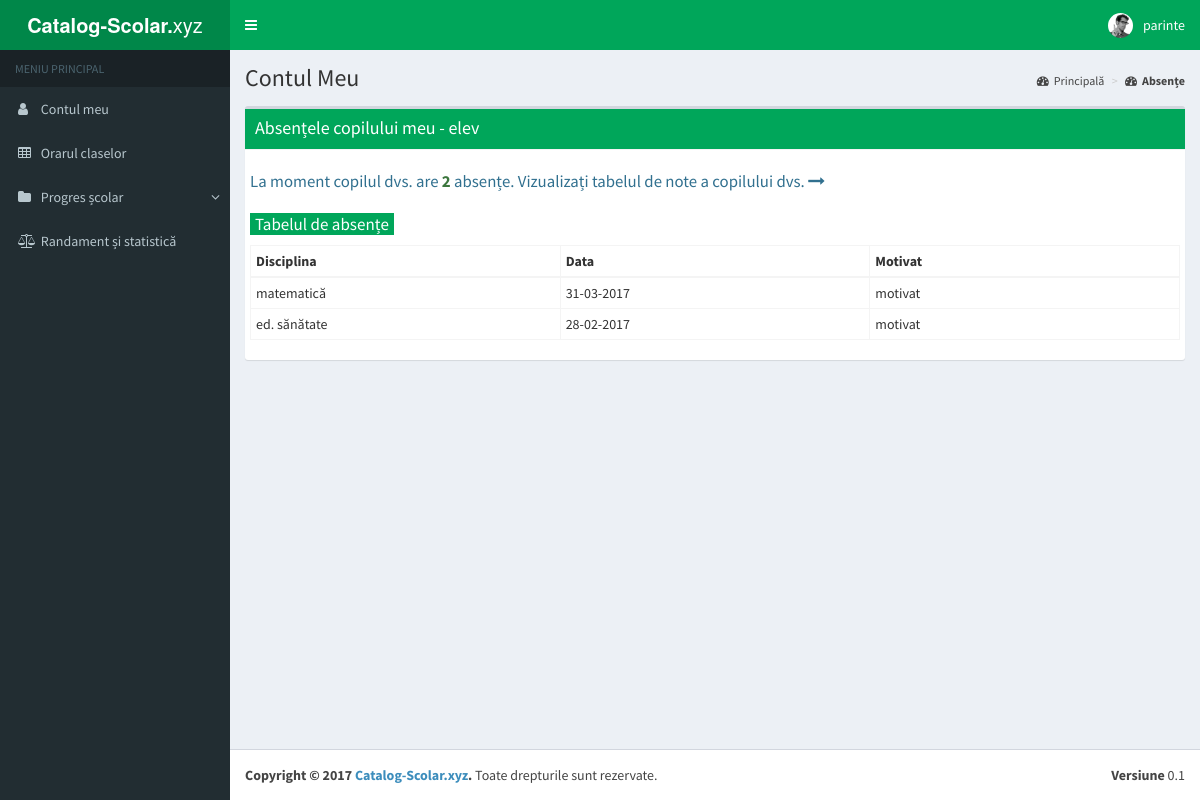
The app's page /members/parent/abs.php (signed in) with its own data.
### tables this page shows
CREATE TABLE `users` (
  `user_id` int(11) NOT NULL,
  `user_name` varchar(64) NOT NULL,
  `user_password` varchar(255) NOT NULL,
  `user_category` varchar(10) NOT NULL,
  `user_parent` varchar(255) NOT NULL,
  `user_child` varchar(255) NOT NULL,
  `user_class` varchar(5) NOT NULL,
  `user_btd` date NOT NULL,
  `user_mail` char(255) NOT NULL,
  `user_mob` int(24) NOT NULL,
  `grad_prof` char(24) NOT NULL,
  `disciplina` char(32) NOT NULL
);

CREATE TABLE `abs` (
  `id_abs` int(11) NOT NULL,
  `disciplina` char(32) NOT NULL,
  `data` date NOT NULL,
  `user_name` varchar(32) NOT NULL,
  `abs` char(2) NOT NULL,
  `motivat` char(9) NOT NULL,
  `user_class` char(4) NOT NULL
);

### members/parent/abs.php (the view, shortened to what this page needs)
<?php
require_once 'pages/head.php';
require_once 'pages/header.php';
require_once 'pages/sidebar.php';
$childQuery = "SELECT
                  user_name,
                  user_child
                FROM `users` WHERE user_name='$Q'";
$rowQuery = mysqli_query($db,$childQuery);
$result = mysqli_fetch_row($rowQuery);
?>
<div class="content-wrapper">
    <section class="content-header">
        <h1>Contul Meu</h1>
        <ol class="breadcrumb">
            <li><a href="."><i class="fa fa-dashboard"></i>Principală</a></li>
            <li class="active"><a href="abs.php"><i class="fa fa-dashboard"></i><strong>Absențe</strong></a></li>
        </ol>
    </section>
    <section class="content">
        <div class="row">
            <div class="col-md-12">
                <div class="box">
                    <div class="box-header with-border bg-green">
                        <h3 class="box-title">Absențele copilului meu - <?= $result[1]; ?></h3>
                    </div>
                    <div class="box-body">
                        <div class="row">
                            <div class="box-body">
                            <?php
                            $output = '';
                            $query1 = "SELECT users.user_name, users.user_child, users.user_class, abs.user_name, abs.user_class, COUNT(abs.disciplina) FROM users, abs WHERE users.user_name='$Q' AND users.user_child=abs.user_name";
                            $res = mysqli_query($db,$query1);
                            $row1 = mysqli_fetch_row($res);
                            $sql = "SELECT users.user_name, users.user_class, users.user_child, abs.disciplina, abs.data, abs.user_name, abs.motivat, abs.user_class FROM users, abs WHERE users.user_name ='$Q' AND abs.user_name = users.user_child ORDER BY abs.data DESC";
                            echo '<p class="text-info" style="font-size: 1.2em;">La moment copilul dvs. are <span class="text-success"><strong>'.$row1[5].'</strong></span> absențe. Vizualizați tabelul de note a copilului dvs. <a href="marks.php" title="tabelul de note" rel="nofollow" class="text-info"><i class="fa fa-long-arrow-right"></i></a></p>';
                            if($result = mysqli_query($db, $sql)){
                                if(mysqli_num_rows($result) > 0){
                                    while($row = mysqli_fetch_array($result,MYSQLI_ASSOC)){
                                    	$date = $row["data"];
                                        $output .= '
	                                        <tr>
	                                            <td>'.$row["disciplina"].'</td>
	                                            <td>'.date("d-m-Y", strtotime($date)).'</td>
	                                            <td>'.$row["motivat"].'</td>
	                                        </tr>
                                        ';
                                    }
                                } else{
                                    echo "Date eronate!.";
                                }
                            } else{
                                echo "EROARE la exexuție " . mysqli_error($db);
                            }
                            ?>
                            <table class="table table-bordered table-hover table-condensed" id="absTable">
                                <caption><span class="text-info bg-green align-left" style="font-size:17px; padding:0 5px;">Tabelul de absențe</span></caption>
                                <thead>
                                    <tr>
                                        <th width="33.33%">Disciplina</th>
                                        <th width="33.33%">Data</th>
                                        <th width="33.33%">Motivat</th>
                                    </tr>
                                </thead>
                                <tbody>
                                <?= $output; ?>
                                </tbody>
                            </table>
                            </div>
                        </div>
                    </section>
                </div>
<?php require_once 'pages/footer.php'; ?>

### members/parent/pages/header.php (shortened to what this page needs)
<?php
$pass=$_SESSION["member_password"];
$Q = mysqli_query($db, "SELECT user_id,user_name FROM users WHERE user_password='$pass'");
$Q = mysqli_fetch_row($Q);
$Q = $Q[1];
echo '
<body class="hold-transition skin-green sidebar-mini">
    <div class="wrapper">
        <header class="main-header">
            <a href="index.php" class="logo">
                <span class="logo-mini"><b>CS</b></span>
                <span class="logo-lg"><b>Catalog-Scolar.</b>xyz</span>
            </a>
            <nav class="navbar navbar-static-top">
                <a href="#" class="sidebar-toggle" data-toggle="offcanvas" role="button">
                    <span class="sr-only">Toggle navigation</span>
                </a>
                <div class="navbar-custom-menu">
                    <ul class="nav navbar-nav">
                        <li class="dropdown user user-menu">
                            <a href="#" class="dropdown-toggle" data-toggle="dropdown">
                                <img src="../dist/img/user2-160x160.jpg" class="user-image" alt="User Image">
                                <span class="hidden-xs"> '. $Q . ' </span>
                            </a>
                            <ul class="dropdown-menu">
                                <li class="user-footer">
                                    <div class="pull-left">
                                        <a href="profile.php" class="btn btn-default btn-flat">Vezi Profilul</a>
                                    </div>
                                    <div class="pull-right">
                                        <a href="/catalog-scolar/logout.php" class="btn btn-default btn-flat">Deconectare</a>
                                    </div>
                                </li>
                            </ul>
                        </li>
                    </ul>
                </div>
            </nav>
        </header>
';

### records on screen
users: user_name "parinte", user_child "elev", abs.disciplina "matematică", abs.data "31-03-2017", abs.motivat "motivat", abs.disciplina "ed. sănătate", abs.data "28-02-2017"

### other values on screen
$row1[5] "2"
